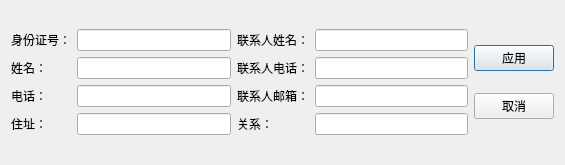
<?xml version="1.0" encoding="UTF-8"?>
<ui version="4.0">
 <class>LoginDialog</class>
 <widget class="QDialog" name="LoginDialog">
  <property name="geometry">
   <rect>
    <x>0</x>
    <y>0</y>
    <width>565</width>
    <height>165</height>
   </rect>
  </property>
  <property name="sizePolicy">
   <sizepolicy hsizetype="Fixed" vsizetype="Fixed">
    <horstretch>0</horstretch>
    <verstretch>0</verstretch>
   </sizepolicy>
  </property>
  <property name="windowTitle">
   <string>输入</string>
  </property>
  <layout class="QGridLayout" name="gridLayout">
   <item row="4" column="3">
    <layout class="QGridLayout" name="gridLayout_2">
     <item row="1" column="4">
      <widget class="QLineEdit" name="CTel"/>
     </item>
     <item row="1" column="1">
      <widget class="QLineEdit" name="Name"/>
     </item>
     <item row="0" column="1">
      <widget class="QLineEdit" name="Id"/>
     </item>
     <item row="2" column="1">
      <widget class="QLineEdit" name="Tel"/>
     </item>
     <item row="4" column="1">
      <widget class="QLineEdit" name="Addr"/>
     </item>
     <item row="0" column="4">
      <widget class="QLineEdit" name="CName"/>
     </item>
     <item row="2" column="4">
      <widget class="QLineEdit" name="CEm"/>
     </item>
     <item row="4" column="4">
      <widget class="QLineEdit" name="Rel"/>
     </item>
     <item row="0" column="0">
      <widget class="QLabel" name="label">
       <property name="text">
        <string>身份证号：</string>
       </property>
      </widget>
     </item>
     <item row="1" column="0">
      <widget class="QLabel" name="label_2">
       <property name="text">
        <string>姓名：</string>
       </property>
      </widget>
     </item>
     <item row="0" column="3">
      <widget class="QLabel" name="label_3">
       <property name="text">
        <string>联系人姓名：</string>
       </property>
      </widget>
     </item>
     <item row="2" column="0">
      <widget class="QLabel" name="label_4">
       <property name="text">
        <string>电话：</string>
       </property>
      </widget>
     </item>
     <item row="4" column="0">
      <widget class="QLabel" name="label_5">
       <property name="text">
        <string>住址：</string>
       </property>
      </widget>
     </item>
     <item row="1" column="3">
      <widget class="QLabel" name="label_6">
       <property name="text">
        <string>联系人电话：</string>
       </property>
      </widget>
     </item>
     <item row="2" column="3">
      <widget class="QLabel" name="label_7">
       <property name="text">
        <string>联系人邮箱：</string>
       </property>
      </widget>
     </item>
     <item row="4" column="3">
      <widget class="QLabel" name="label_8">
       <property name="text">
        <string>关系：</string>
       </property>
      </widget>
     </item>
    </layout>
   </item>
   <item row="4" column="4">
    <layout class="QVBoxLayout" name="verticalLayout">
     <item>
      <widget class="QPushButton" name="OB">
       <property name="text">
        <string>应用</string>
       </property>
      </widget>
     </item>
     <item>
      <widget class="QPushButton" name="EB">
       <property name="text">
        <string>取消</string>
       </property>
      </widget>
     </item>
    </layout>
   </item>
  </layout>
 </widget>
 <resources/>
 <connections/>
</ui>
